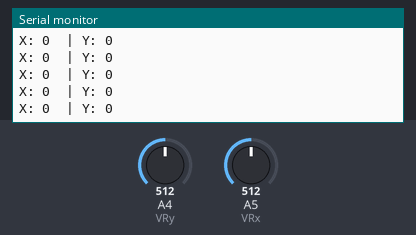
Simulated run of this sketch. Board: Arduino Uno, built with avr-gcc and run on an emulated ATmega328P. On the bench: the last lines printed to the serial monitor. Inputs (shaded band) come from the test bench; at power-on: A4 (VRy) = 512, A5 (VRx) = 512.

Above: at 1.2 s.
1.3 s: A4 (VRy) set to 716
At 1.76 s:
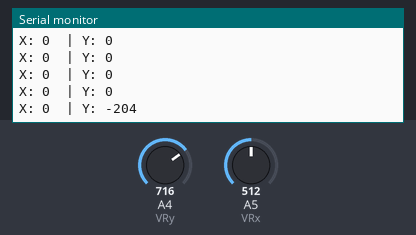
2.8 s: A5 (VRx) set to 716
At 2.96 s:
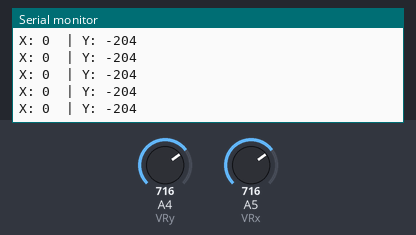
4.3 s: A4 (VRy) set to 900
At 4.37 s:
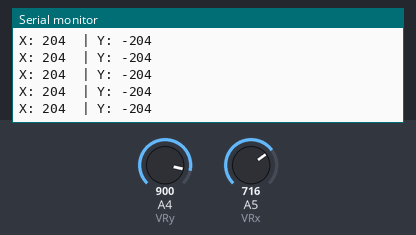
5.8 s: A5 (VRx) set to 900
At 5.98 s:
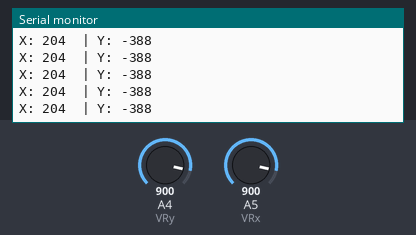
Timing chart, 0 to 8.3 s (numbered marks = the images above; inputs shaded):
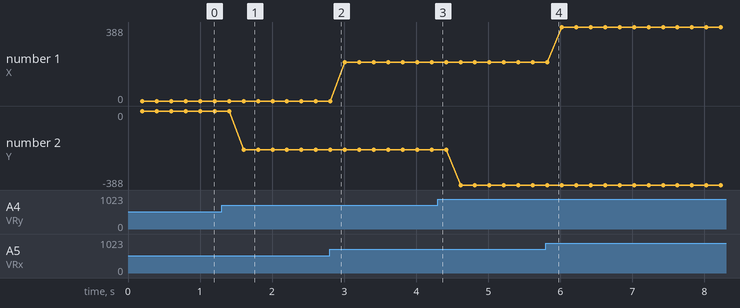

The sketch:

TesJoystick.ino
```cpp
#define VRx A5
#define VRy A4
#define SW 12

int xPosition = 0;
int yPosition = 0;
int SW_state  = 0;
int xMap      = 0;
int yMap      = 0;
int xFixMap   = 0;
int yFixMap   = 0;

void setup() {
  Serial.begin(9600);

  pinMode(VRx,INPUT);
  pinMode(VRy,INPUT);
  pinMode(SW,INPUT);
}

void loop() {
  xFixMap  = 0;
  yFixMap  = 0;

  xPosition = analogRead(VRx);
  yPosition = analogRead(VRy);
  xFixMap  = h_xCalibration(xPosition);
  yFixMap  = h_yCalibration(yPosition);

  delay(200);

  display_to_serial_monitor(xFixMap,yFixMap);
}

int h_xCalibration (int xPosition)
{
  xMap = map(xPosition,0,1023,-512,512);

  if ((xMap > 20) || (xMap < -20))
  {
    return xFixMap = xMap;
  }
  else
  {
    return xFixMap = 0;
  }
}

int h_yCalibration (int h_yCalibration)
{
  yMap = map(yPosition,0,1023,-512,512);

  if ((yMap > 20) || (yMap < -20))
  {
    return yFixMap = -yMap;
  }
  else
  {
    return yFixMap = 0;
  }
}

void display_to_serial_monitor (int xFixMap,int yFixMap)
{

  Serial.print("X: ");
  Serial.print(xFixMap);
  Serial.print("  | Y: ");
  Serial.print(yFixMap);
  Serial.println();
}
```

Measured:
- after the input at 1.3 s, the serial monitor: prints a new line after 0.30 s (image 1)
- plotted number 1: 0 → 204 after the input at 2.8 s, 204 → 388 after the input at 5.8 s
- plotted number 2: 0 → -204 after the input at 1.3 s, -204 → -388 after the input at 4.3 s
